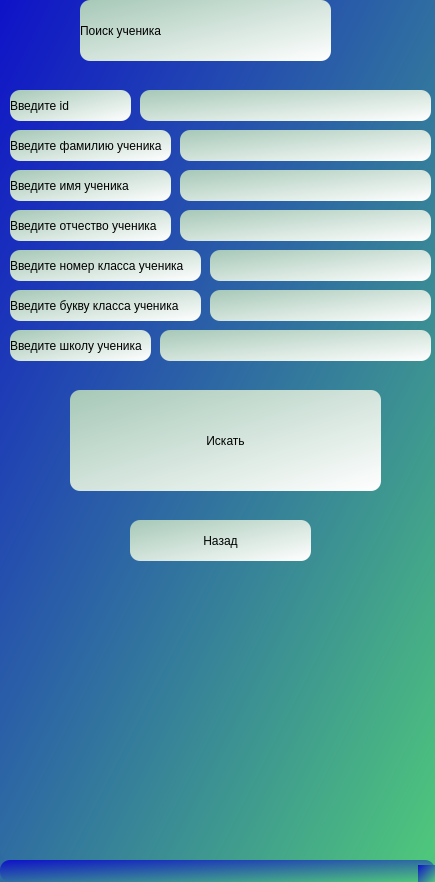
<?xml version="1.0" encoding="UTF-8"?>
<ui version="4.0">
 <class>MainWindow</class>
 <widget class="QMainWindow" name="MainWindow">
  <property name="geometry">
   <rect>
    <x>0</x>
    <y>0</y>
    <width>435</width>
    <height>882</height>
   </rect>
  </property>
  <property name="windowTitle">
   <string>MainWindow</string>
  </property>
  <property name="styleSheet">
   <string notr="true">background-color: qlineargradient(spread:pad, x1:0, y1:0, x2:1, y2:1, stop:0 rgba(15, 18, 200, 255), stop:1 rgba(79, 200, 123, 255));
border-radius: 10px;</string>
  </property>
  <widget class="QWidget" name="centralwidget">
   <widget class="QLineEdit" name="class_number">
    <property name="geometry">
     <rect>
      <x>210</x>
      <y>250</y>
      <width>221</width>
      <height>31</height>
     </rect>
    </property>
    <property name="styleSheet">
     <string notr="true">background-color: qlineargradient(spread:pad, x1:0, y1:0, x2:1, y2:1, stop:0 rgba(166, 200, 183, 255), stop:1 rgba(255, 255, 255, 255));</string>
    </property>
   </widget>
   <widget class="QLineEdit" name="class_char">
    <property name="geometry">
     <rect>
      <x>210</x>
      <y>290</y>
      <width>221</width>
      <height>31</height>
     </rect>
    </property>
    <property name="styleSheet">
     <string notr="true">background-color: qlineargradient(spread:pad, x1:0, y1:0, x2:1, y2:1, stop:0 rgba(166, 200, 183, 255), stop:1 rgba(255, 255, 255, 255));</string>
    </property>
    <property name="text">
     <string/>
    </property>
   </widget>
   <widget class="QLabel" name="label">
    <property name="geometry">
     <rect>
      <x>10</x>
      <y>250</y>
      <width>191</width>
      <height>31</height>
     </rect>
    </property>
    <property name="styleSheet">
     <string notr="true">background-color: qlineargradient(spread:pad, x1:0, y1:0, x2:1, y2:1, stop:0 rgba(166, 200, 183, 255), stop:1 rgba(255, 255, 255, 255));</string>
    </property>
    <property name="text">
     <string>Введите номер класса ученика</string>
    </property>
   </widget>
   <widget class="QLabel" name="label_2">
    <property name="geometry">
     <rect>
      <x>10</x>
      <y>290</y>
      <width>191</width>
      <height>31</height>
     </rect>
    </property>
    <property name="styleSheet">
     <string notr="true">background-color: qlineargradient(spread:pad, x1:0, y1:0, x2:1, y2:1, stop:0 rgba(166, 200, 183, 255), stop:1 rgba(255, 255, 255, 255));</string>
    </property>
    <property name="text">
     <string>Введите букву класса ученика</string>
    </property>
   </widget>
   <widget class="QLabel" name="label_4">
    <property name="geometry">
     <rect>
      <x>80</x>
      <y>0</y>
      <width>251</width>
      <height>61</height>
     </rect>
    </property>
    <property name="toolTip">
     <string>&lt;html&gt;&lt;head/&gt;&lt;body&gt;&lt;p align=&quot;center&quot;&gt;Редактирование ученика&lt;/p&gt;&lt;/body&gt;&lt;/html&gt;</string>
    </property>
    <property name="whatsThis">
     <string>&lt;html&gt;&lt;head/&gt;&lt;body&gt;&lt;p align=&quot;center&quot;&gt;Редактирование ученика&lt;/p&gt;&lt;/body&gt;&lt;/html&gt;</string>
    </property>
    <property name="styleSheet">
     <string notr="true">background-color: qlineargradient(spread:pad, x1:0, y1:0, x2:1, y2:1, stop:0 rgba(166, 200, 183, 255), stop:1 rgba(255, 255, 255, 255));</string>
    </property>
    <property name="text">
     <string>Поиск ученика</string>
    </property>
   </widget>
   <widget class="QLineEdit" name="surname">
    <property name="geometry">
     <rect>
      <x>180</x>
      <y>130</y>
      <width>251</width>
      <height>31</height>
     </rect>
    </property>
    <property name="styleSheet">
     <string notr="true">background-color: qlineargradient(spread:pad, x1:0, y1:0, x2:1, y2:1, stop:0 rgba(166, 200, 183, 255), stop:1 rgba(255, 255, 255, 255));</string>
    </property>
   </widget>
   <widget class="QLineEdit" name="name">
    <property name="geometry">
     <rect>
      <x>180</x>
      <y>170</y>
      <width>251</width>
      <height>31</height>
     </rect>
    </property>
    <property name="styleSheet">
     <string notr="true">background-color: qlineargradient(spread:pad, x1:0, y1:0, x2:1, y2:1, stop:0 rgba(166, 200, 183, 255), stop:1 rgba(255, 255, 255, 255));</string>
    </property>
   </widget>
   <widget class="QLineEdit" name="second_name">
    <property name="geometry">
     <rect>
      <x>180</x>
      <y>210</y>
      <width>251</width>
      <height>31</height>
     </rect>
    </property>
    <property name="styleSheet">
     <string notr="true">background-color: qlineargradient(spread:pad, x1:0, y1:0, x2:1, y2:1, stop:0 rgba(166, 200, 183, 255), stop:1 rgba(255, 255, 255, 255));</string>
    </property>
   </widget>
   <widget class="QLabel" name="label_3">
    <property name="geometry">
     <rect>
      <x>10</x>
      <y>130</y>
      <width>161</width>
      <height>31</height>
     </rect>
    </property>
    <property name="styleSheet">
     <string notr="true">background-color: qlineargradient(spread:pad, x1:0, y1:0, x2:1, y2:1, stop:0 rgba(166, 200, 183, 255), stop:1 rgba(255, 255, 255, 255));</string>
    </property>
    <property name="text">
     <string>Введите фамилию ученика</string>
    </property>
   </widget>
   <widget class="QLabel" name="label_5">
    <property name="geometry">
     <rect>
      <x>10</x>
      <y>170</y>
      <width>161</width>
      <height>31</height>
     </rect>
    </property>
    <property name="styleSheet">
     <string notr="true">background-color: qlineargradient(spread:pad, x1:0, y1:0, x2:1, y2:1, stop:0 rgba(166, 200, 183, 255), stop:1 rgba(255, 255, 255, 255));</string>
    </property>
    <property name="text">
     <string>Введите имя ученика</string>
    </property>
   </widget>
   <widget class="QLabel" name="label_6">
    <property name="geometry">
     <rect>
      <x>10</x>
      <y>210</y>
      <width>161</width>
      <height>31</height>
     </rect>
    </property>
    <property name="styleSheet">
     <string notr="true">background-color: qlineargradient(spread:pad, x1:0, y1:0, x2:1, y2:1, stop:0 rgba(166, 200, 183, 255), stop:1 rgba(255, 255, 255, 255));</string>
    </property>
    <property name="text">
     <string>Введите отчество ученика</string>
    </property>
   </widget>
   <widget class="QLabel" name="label_7">
    <property name="geometry">
     <rect>
      <x>10</x>
      <y>90</y>
      <width>121</width>
      <height>31</height>
     </rect>
    </property>
    <property name="styleSheet">
     <string notr="true">background-color: qlineargradient(spread:pad, x1:0, y1:0, x2:1, y2:1, stop:0 rgba(166, 200, 183, 255), stop:1 rgba(255, 255, 255, 255));</string>
    </property>
    <property name="text">
     <string>Введите id</string>
    </property>
   </widget>
   <widget class="QLineEdit" name="id">
    <property name="geometry">
     <rect>
      <x>140</x>
      <y>90</y>
      <width>291</width>
      <height>31</height>
     </rect>
    </property>
    <property name="styleSheet">
     <string notr="true">background-color: qlineargradient(spread:pad, x1:0, y1:0, x2:1, y2:1, stop:0 rgba(166, 200, 183, 255), stop:1 rgba(255, 255, 255, 255));</string>
    </property>
   </widget>
   <widget class="QPushButton" name="finish">
    <property name="geometry">
     <rect>
      <x>70</x>
      <y>390</y>
      <width>311</width>
      <height>101</height>
     </rect>
    </property>
    <property name="styleSheet">
     <string notr="true">background-color: qlineargradient(spread:pad, x1:0, y1:0, x2:1, y2:1, stop:0 rgba(166, 200, 183, 255), stop:1 rgba(255, 255, 255, 255));</string>
    </property>
    <property name="text">
     <string>Искать</string>
    </property>
   </widget>
   <widget class="QLabel" name="label_14">
    <property name="geometry">
     <rect>
      <x>10</x>
      <y>330</y>
      <width>141</width>
      <height>31</height>
     </rect>
    </property>
    <property name="styleSheet">
     <string notr="true">background-color: qlineargradient(spread:pad, x1:0, y1:0, x2:1, y2:1, stop:0 rgba(166, 200, 183, 255), stop:1 rgba(255, 255, 255, 255));</string>
    </property>
    <property name="text">
     <string>Введите школу ученика</string>
    </property>
   </widget>
   <widget class="QLineEdit" name="school">
    <property name="geometry">
     <rect>
      <x>160</x>
      <y>330</y>
      <width>271</width>
      <height>31</height>
     </rect>
    </property>
    <property name="styleSheet">
     <string notr="true">background-color: qlineargradient(spread:pad, x1:0, y1:0, x2:1, y2:1, stop:0 rgba(166, 200, 183, 255), stop:1 rgba(255, 255, 255, 255));</string>
    </property>
   </widget>
   <widget class="QPushButton" name="back">
    <property name="geometry">
     <rect>
      <x>130</x>
      <y>520</y>
      <width>181</width>
      <height>41</height>
     </rect>
    </property>
    <property name="styleSheet">
     <string notr="true">background-color: qlineargradient(spread:pad, x1:0, y1:0, x2:1, y2:1, stop:0 rgba(166, 200, 183, 255), stop:1 rgba(255, 255, 255, 255));</string>
    </property>
    <property name="text">
     <string>Назад</string>
    </property>
   </widget>
  </widget>
  <widget class="QMenuBar" name="menubar">
   <property name="geometry">
    <rect>
     <x>0</x>
     <y>0</y>
     <width>435</width>
     <height>26</height>
    </rect>
   </property>
  </widget>
  <widget class="QStatusBar" name="statusbar"/>
 </widget>
 <resources/>
 <connections/>
</ui>
